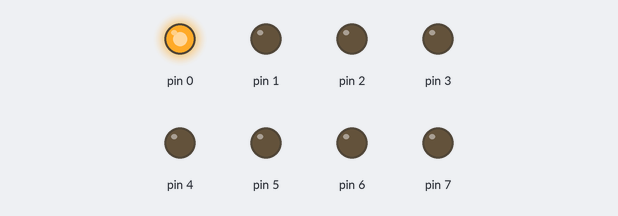
A sketch run on a simulated Arduino Uno, built with avr-gcc and run on an emulated ATmega328P. Parts: output pins drawn as LEDs (lit = HIGH).

Above: at 0.2 s.
At 1.2 s:
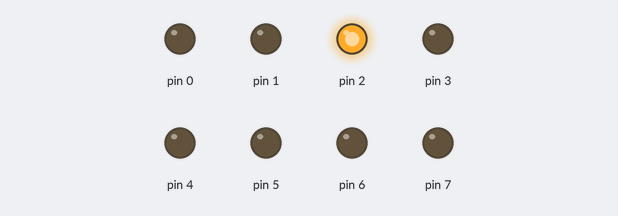
At 1.7 s:
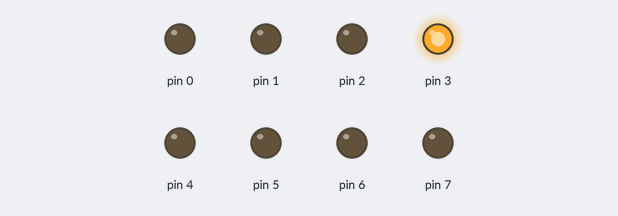
At 2.2 s:
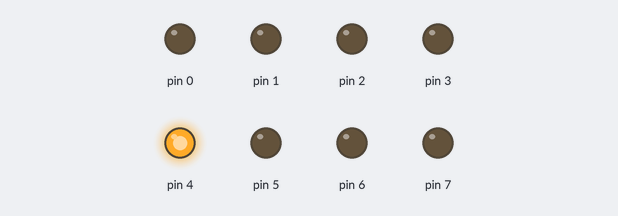
At 3.2 s:
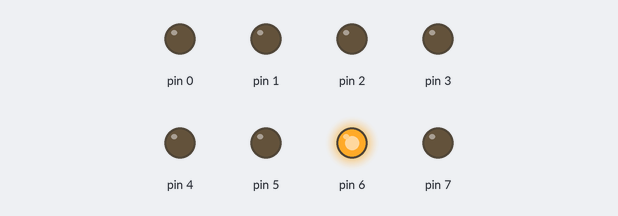
At 4.7 s:
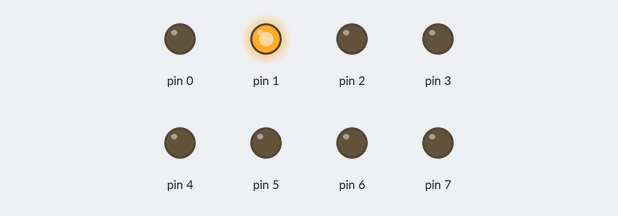
Timing chart, 0 to 5.2 s (numbered marks = the images above):
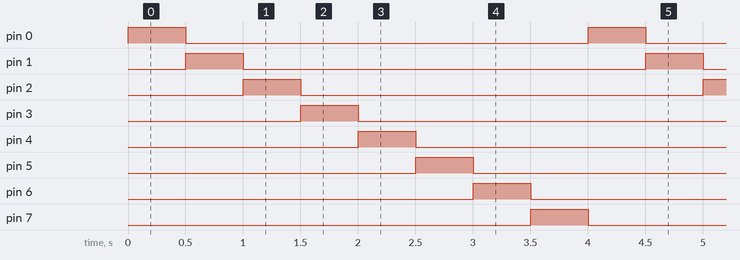

Measured:
- by itself, pin 0–7: alternates HIGH for 0.50 s and LOW for 3.5 s
- by itself, everything shown: repeats every 4.0 s, in 8 steps

The sketch:

sketch3.ino
```cpp
void setup() {
DDRD = DDRD | B11111111 ;
}
void loop() {
for (int i = 0; i <=7; i++) {
PORTD =(1<<i);

delay(500);
}
}
```
